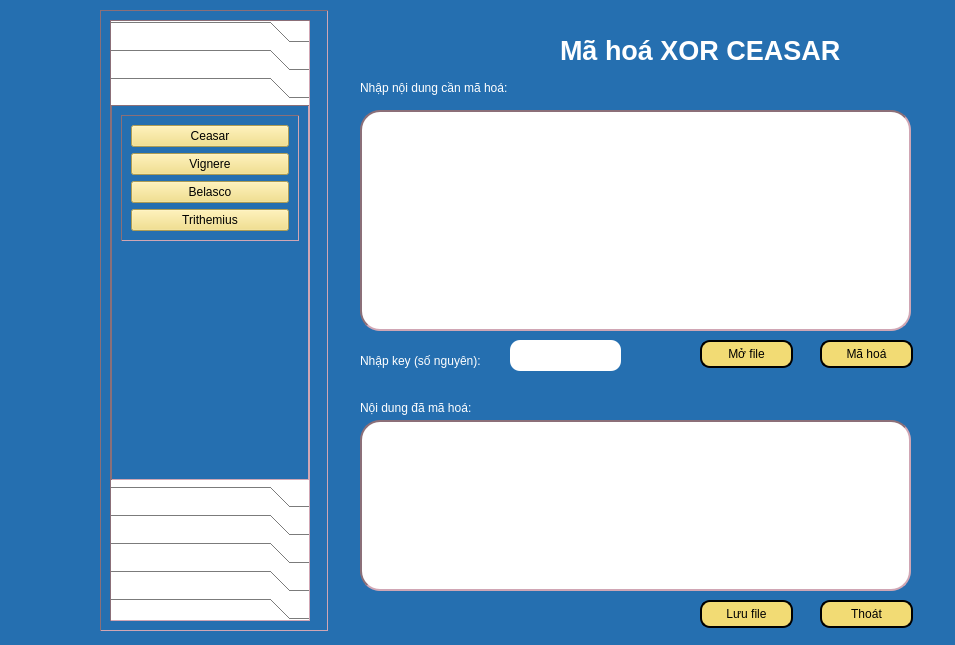
<?xml version="1.0" encoding="UTF-8"?>
<ui version="4.0">
 <class>Dialog</class>
 <widget class="QDialog" name="Dialog">
  <property name="geometry">
   <rect>
    <x>0</x>
    <y>0</y>
    <width>955</width>
    <height>645</height>
   </rect>
  </property>
  <property name="windowTitle">
   <string>Dialog</string>
  </property>
  <property name="styleSheet">
   <string notr="true">background-color:rgb(37, 111, 176);
color:white;</string>
  </property>
  <widget class="QPushButton" name="btnSaveFile">
   <property name="geometry">
    <rect>
     <x>700</x>
     <y>600</y>
     <width>93</width>
     <height>28</height>
    </rect>
   </property>
   <property name="styleSheet">
    <string notr="true">background-color: rgb(242, 219, 116);
border-radius: 10px;
border: 2px solid black;
color:black;</string>
   </property>
   <property name="text">
    <string>Lưu file</string>
   </property>
   <property name="icon">
    <iconset>
     <normaloff>../Icon/icons8-save-file-64.png</normaloff>../Icon/icons8-save-file-64.png</iconset>
   </property>
  </widget>
  <widget class="QLabel" name="label_4">
   <property name="geometry">
    <rect>
     <x>360</x>
     <y>400</y>
     <width>181</width>
     <height>16</height>
    </rect>
   </property>
   <property name="text">
    <string>Nội dung đã mã hoá:</string>
   </property>
  </widget>
  <widget class="QPushButton" name="btnOpenFile">
   <property name="geometry">
    <rect>
     <x>700</x>
     <y>340</y>
     <width>93</width>
     <height>28</height>
    </rect>
   </property>
   <property name="styleSheet">
    <string notr="true">background-color: rgb(242, 219, 116);
border-radius: 10px;
border: 2px solid black;
color:black;</string>
   </property>
   <property name="text">
    <string>Mở file</string>
   </property>
   <property name="icon">
    <iconset>
     <normaloff>../Icon/icons8-open-file-40.png</normaloff>../Icon/icons8-open-file-40.png</iconset>
   </property>
  </widget>
  <widget class="QLabel" name="label_2">
   <property name="geometry">
    <rect>
     <x>360</x>
     <y>80</y>
     <width>181</width>
     <height>16</height>
    </rect>
   </property>
   <property name="text">
    <string>Nhập nội dung cần mã hoá:</string>
   </property>
  </widget>
  <widget class="QLabel" name="label_3">
   <property name="geometry">
    <rect>
     <x>360</x>
     <y>350</y>
     <width>131</width>
     <height>21</height>
    </rect>
   </property>
   <property name="text">
    <string>Nhập key (số nguyên):</string>
   </property>
  </widget>
  <widget class="QTextEdit" name="txtKey">
   <property name="geometry">
    <rect>
     <x>510</x>
     <y>340</y>
     <width>111</width>
     <height>31</height>
    </rect>
   </property>
   <property name="styleSheet">
    <string notr="true">background-color:white;
color:black;
border-radius:10px;</string>
   </property>
  </widget>
  <widget class="QPushButton" name="btnMaHoa">
   <property name="geometry">
    <rect>
     <x>820</x>
     <y>340</y>
     <width>93</width>
     <height>28</height>
    </rect>
   </property>
   <property name="styleSheet">
    <string notr="true">background-color: rgb(242, 219, 116);
border-radius: 10px;
border: 2px solid black;
color:black;</string>
   </property>
   <property name="text">
    <string>Mã hoá</string>
   </property>
   <property name="icon">
    <iconset>
     <normaloff>../Icon/icons8-encode-32.png</normaloff>../Icon/icons8-encode-32.png</iconset>
   </property>
  </widget>
  <widget class="QLabel" name="label">
   <property name="geometry">
    <rect>
     <x>560</x>
     <y>10</y>
     <width>371</width>
     <height>81</height>
    </rect>
   </property>
   <property name="font">
    <font>
     <pointsize>20</pointsize>
     <weight>75</weight>
     <bold>true</bold>
    </font>
   </property>
   <property name="text">
    <string>Mã hoá XOR CEASAR</string>
   </property>
  </widget>
  <widget class="QTextEdit" name="txtCiphertext">
   <property name="geometry">
    <rect>
     <x>360</x>
     <y>420</y>
     <width>551</width>
     <height>171</height>
    </rect>
   </property>
   <property name="styleSheet">
    <string notr="true">background-color: white;
border: 2px inset #8b6f78;
border-radius:20px;
color:black;</string>
   </property>
  </widget>
  <widget class="QTextEdit" name="txtPlaintext">
   <property name="geometry">
    <rect>
     <x>360</x>
     <y>110</y>
     <width>551</width>
     <height>221</height>
    </rect>
   </property>
   <property name="styleSheet">
    <string notr="true">background-color: white;
border: 2px inset #8b6f78;
border-radius:20px;
color:black;</string>
   </property>
  </widget>
  <widget class="QPushButton" name="btnClose">
   <property name="geometry">
    <rect>
     <x>820</x>
     <y>600</y>
     <width>93</width>
     <height>28</height>
    </rect>
   </property>
   <property name="styleSheet">
    <string notr="true">background-color: rgb(242, 219, 116);
border-radius: 10px;
border: 2px solid black;
color:black;</string>
   </property>
   <property name="text">
    <string>Thoát</string>
   </property>
   <property name="icon">
    <iconset>
     <normaloff>../Icon/icons8-exit-50.png</normaloff>../Icon/icons8-exit-50.png</iconset>
   </property>
  </widget>
  <widget class="QFrame" name="frame">
   <property name="geometry">
    <rect>
     <x>100</x>
     <y>10</y>
     <width>228</width>
     <height>621</height>
    </rect>
   </property>
   <property name="styleSheet">
    <string notr="true">QFrame {
  border-width: 1px;
  border: 1px inset #8b6f78;
}</string>
   </property>
   <property name="frameShape">
    <enum>QFrame::StyledPanel</enum>
   </property>
   <property name="frameShadow">
    <enum>QFrame::Raised</enum>
   </property>
   <layout class="QVBoxLayout" name="verticalLayout_8">
    <item>
     <widget class="QToolBox" name="toolBox">
      <property name="enabled">
       <bool>true</bool>
      </property>
      <property name="sizePolicy">
       <sizepolicy hsizetype="Preferred" vsizetype="Preferred">
        <horstretch>0</horstretch>
        <verstretch>0</verstretch>
       </sizepolicy>
      </property>
      <property name="maximumSize">
       <size>
        <width>200</width>
        <height>16777215</height>
       </size>
      </property>
      <property name="layoutDirection">
       <enum>Qt::LeftToRight</enum>
      </property>
      <property name="styleSheet">
       <string notr="true">QPushButton {
  background-color: #FFC4D0;
}
QToolBox {
 background-color: #FFFFFF;;
  color: #EEEEEE;
}</string>
      </property>
      <property name="currentIndex">
       <number>2</number>
      </property>
      <widget class="QWidget" name="page">
       <property name="geometry">
        <rect>
         <x>0</x>
         <y>0</y>
         <width>119</width>
         <height>74</height>
        </rect>
       </property>
       <attribute name="label">
        <string>Mã hóa chuyển vị</string>
       </attribute>
       <layout class="QVBoxLayout" name="verticalLayout_3">
        <item alignment="Qt::AlignTop">
         <widget class="QFrame" name="frame_6">
          <property name="frameShape">
           <enum>QFrame::StyledPanel</enum>
          </property>
          <property name="frameShadow">
           <enum>QFrame::Raised</enum>
          </property>
          <layout class="QVBoxLayout" name="verticalLayout_5">
           <property name="leftMargin">
            <number>11</number>
           </property>
           <property name="topMargin">
            <number>11</number>
           </property>
           <property name="rightMargin">
            <number>11</number>
           </property>
           <property name="bottomMargin">
            <number>11</number>
           </property>
           <item>
            <widget class="QPushButton" name="actionHai_dong_MaHoa">
             <property name="styleSheet">
              <string notr="true">background-color: rgb(242, 219, 116);
color:black;</string>
             </property>
             <property name="text">
              <string>Chuyển vị hai dòng</string>
             </property>
            </widget>
           </item>
           <item>
            <widget class="QPushButton" name="actionNhieu_dong_MaHoa">
             <property name="styleSheet">
              <string notr="true">background-color: rgb(242, 219, 116);
color:black;</string>
             </property>
             <property name="text">
              <string>Chuyển vị nhiều dòng</string>
             </property>
            </widget>
           </item>
          </layout>
         </widget>
        </item>
       </layout>
      </widget>
      <widget class="QWidget" name="page_2">
       <property name="geometry">
        <rect>
         <x>0</x>
         <y>0</y>
         <width>98</width>
         <height>106</height>
        </rect>
       </property>
       <attribute name="label">
        <string>Mã hóa thay thế</string>
       </attribute>
       <layout class="QVBoxLayout" name="verticalLayout_4">
        <item alignment="Qt::AlignTop">
         <widget class="QFrame" name="frame_10">
          <property name="frameShape">
           <enum>QFrame::StyledPanel</enum>
          </property>
          <property name="frameShadow">
           <enum>QFrame::Raised</enum>
          </property>
          <layout class="QVBoxLayout" name="verticalLayout_6">
           <item>
            <widget class="QPushButton" name="actionCeasar_MaHoa">
             <property name="styleSheet">
              <string notr="true">background-color: rgb(242, 219, 116);
color:black;</string>
             </property>
             <property name="text">
              <string>Ceasar</string>
             </property>
            </widget>
           </item>
           <item>
            <widget class="QPushButton" name="actionVignere_MaHoa">
             <property name="styleSheet">
              <string notr="true">background-color: rgb(242, 219, 116);
color:black;</string>
             </property>
             <property name="text">
              <string>Vignere</string>
             </property>
            </widget>
           </item>
           <item>
            <widget class="QPushButton" name="actionBelasco_MaHoa">
             <property name="styleSheet">
              <string notr="true">background-color: rgb(242, 219, 116);
color:black;</string>
             </property>
             <property name="text">
              <string>Belasco</string>
             </property>
            </widget>
           </item>
           <item>
            <widget class="QPushButton" name="actionTrithemius_MaHoa">
             <property name="styleSheet">
              <string notr="true">background-color: rgb(242, 219, 116);
color:black;</string>
             </property>
             <property name="text">
              <string>Trithemius</string>
             </property>
            </widget>
           </item>
          </layout>
         </widget>
        </item>
       </layout>
      </widget>
      <widget class="QWidget" name="page_3">
       <property name="geometry">
        <rect>
         <x>0</x>
         <y>0</y>
         <width>196</width>
         <height>427</height>
        </rect>
       </property>
       <attribute name="label">
        <string>Mã hóa XOR</string>
       </attribute>
       <layout class="QVBoxLayout" name="verticalLayout_7">
        <item alignment="Qt::AlignTop">
         <widget class="QFrame" name="frame_11">
          <property name="frameShape">
           <enum>QFrame::StyledPanel</enum>
          </property>
          <property name="frameShadow">
           <enum>QFrame::Raised</enum>
          </property>
          <layout class="QVBoxLayout" name="verticalLayout_9">
           <item>
            <widget class="QPushButton" name="actionXORCeasar_MaHoa">
             <property name="styleSheet">
              <string notr="true">background-color: rgb(242, 219, 116);
color:black;</string>
             </property>
             <property name="text">
              <string>Ceasar</string>
             </property>
            </widget>
           </item>
           <item>
            <widget class="QPushButton" name="actionXORVignere_MaHoa">
             <property name="styleSheet">
              <string notr="true">background-color: rgb(242, 219, 116);
color:black;</string>
             </property>
             <property name="text">
              <string>Vignere</string>
             </property>
            </widget>
           </item>
           <item>
            <widget class="QPushButton" name="actionXORBelasco_MaHoa">
             <property name="styleSheet">
              <string notr="true">background-color: rgb(242, 219, 116);
color:black;</string>
             </property>
             <property name="text">
              <string>Belasco</string>
             </property>
            </widget>
           </item>
           <item>
            <widget class="QPushButton" name="actionXORTrithemius_MaHoa">
             <property name="styleSheet">
              <string notr="true">background-color: rgb(242, 219, 116);
color:black;</string>
             </property>
             <property name="text">
              <string>Trithemius</string>
             </property>
            </widget>
           </item>
          </layout>
         </widget>
        </item>
       </layout>
      </widget>
      <widget class="QWidget" name="page_4">
       <property name="geometry">
        <rect>
         <x>0</x>
         <y>0</y>
         <width>98</width>
         <height>85</height>
        </rect>
       </property>
       <attribute name="label">
        <string>Mã hóa hiện đại</string>
       </attribute>
       <layout class="QVBoxLayout" name="verticalLayout_11">
        <item alignment="Qt::AlignTop">
         <widget class="QFrame" name="frame_12">
          <property name="frameShape">
           <enum>QFrame::StyledPanel</enum>
          </property>
          <property name="frameShadow">
           <enum>QFrame::Raised</enum>
          </property>
          <layout class="QVBoxLayout" name="verticalLayout_10">
           <item>
            <widget class="QPushButton" name="actionDES_MaHoa">
             <property name="styleSheet">
              <string notr="true">background-color: rgb(242, 219, 116);
color:black;</string>
             </property>
             <property name="text">
              <string>SDES</string>
             </property>
            </widget>
           </item>
           <item>
            <widget class="QPushButton" name="actionAES_MaHoa">
             <property name="styleSheet">
              <string notr="true">background-color: rgb(242, 219, 116);
color:black;</string>
             </property>
             <property name="text">
              <string>AES</string>
             </property>
            </widget>
           </item>
           <item>
            <widget class="QPushButton" name="actionRSA_MaHoa">
             <property name="styleSheet">
              <string notr="true">background-color: rgb(242, 219, 116);
color:black;</string>
             </property>
             <property name="text">
              <string>RSA</string>
             </property>
            </widget>
           </item>
          </layout>
         </widget>
        </item>
       </layout>
      </widget>
      <widget class="QWidget" name="page_5">
       <property name="geometry">
        <rect>
         <x>0</x>
         <y>0</y>
         <width>119</width>
         <height>74</height>
        </rect>
       </property>
       <attribute name="label">
        <string>Giải mã chuyển vị</string>
       </attribute>
       <layout class="QVBoxLayout" name="verticalLayout_18">
        <item alignment="Qt::AlignTop">
         <widget class="QFrame" name="frame_13">
          <property name="frameShape">
           <enum>QFrame::StyledPanel</enum>
          </property>
          <property name="frameShadow">
           <enum>QFrame::Raised</enum>
          </property>
          <layout class="QVBoxLayout" name="verticalLayout_19">
           <property name="leftMargin">
            <number>11</number>
           </property>
           <property name="topMargin">
            <number>11</number>
           </property>
           <property name="rightMargin">
            <number>11</number>
           </property>
           <property name="bottomMargin">
            <number>11</number>
           </property>
           <item>
            <widget class="QPushButton" name="actionHai_dong_GiaiMa">
             <property name="styleSheet">
              <string notr="true">background-color: rgb(242, 219, 116);
color:black;</string>
             </property>
             <property name="text">
              <string>Chuyển vị 2 dòng</string>
             </property>
            </widget>
           </item>
           <item>
            <widget class="QPushButton" name="actionNhieu_dong_GiaiMa">
             <property name="styleSheet">
              <string notr="true">background-color: rgb(242, 219, 116);
color:black;</string>
             </property>
             <property name="text">
              <string>Chuyển vị nhiều dòng</string>
             </property>
            </widget>
           </item>
          </layout>
         </widget>
        </item>
       </layout>
      </widget>
      <widget class="QWidget" name="page_6">
       <property name="geometry">
        <rect>
         <x>0</x>
         <y>0</y>
         <width>98</width>
         <height>116</height>
        </rect>
       </property>
       <attribute name="label">
        <string>Giải mã thay thế</string>
       </attribute>
       <layout class="QVBoxLayout" name="verticalLayout_20">
        <item alignment="Qt::AlignTop">
         <widget class="QFrame" name="frame_18">
          <property name="frameShape">
           <enum>QFrame::StyledPanel</enum>
          </property>
          <property name="frameShadow">
           <enum>QFrame::Raised</enum>
          </property>
          <layout class="QVBoxLayout" name="verticalLayout_21">
           <property name="leftMargin">
            <number>11</number>
           </property>
           <property name="topMargin">
            <number>11</number>
           </property>
           <property name="rightMargin">
            <number>11</number>
           </property>
           <property name="bottomMargin">
            <number>11</number>
           </property>
           <item>
            <widget class="QPushButton" name="actionCeasar_GiaiMa">
             <property name="styleSheet">
              <string notr="true">background-color: rgb(242, 219, 116);
color:black;</string>
             </property>
             <property name="text">
              <string>Ceasar</string>
             </property>
            </widget>
           </item>
           <item>
            <widget class="QPushButton" name="actionVignere_GiaiMa">
             <property name="styleSheet">
              <string notr="true">background-color: rgb(242, 219, 116);
color:black;</string>
             </property>
             <property name="text">
              <string>Vignere</string>
             </property>
            </widget>
           </item>
           <item>
            <widget class="QPushButton" name="actionBelasco_GiaiMa">
             <property name="styleSheet">
              <string notr="true">background-color: rgb(242, 219, 116);
color:black;</string>
             </property>
             <property name="text">
              <string>Belasco</string>
             </property>
            </widget>
           </item>
           <item>
            <widget class="QPushButton" name="actionTrithemius_GiaiMa">
             <property name="styleSheet">
              <string notr="true">background-color: rgb(242, 219, 116);
color:black;</string>
             </property>
             <property name="text">
              <string>Trithemius</string>
             </property>
            </widget>
           </item>
          </layout>
         </widget>
        </item>
       </layout>
      </widget>
      <widget class="QWidget" name="page_7">
       <property name="geometry">
        <rect>
         <x>0</x>
         <y>0</y>
         <width>98</width>
         <height>116</height>
        </rect>
       </property>
       <attribute name="label">
        <string>Giải mã XOR</string>
       </attribute>
       <layout class="QVBoxLayout" name="verticalLayout_22">
        <item alignment="Qt::AlignTop">
         <widget class="QFrame" name="frame_19">
          <property name="frameShape">
           <enum>QFrame::StyledPanel</enum>
          </property>
          <property name="frameShadow">
           <enum>QFrame::Raised</enum>
          </property>
          <layout class="QVBoxLayout" name="verticalLayout_23">
           <property name="leftMargin">
            <number>11</number>
           </property>
           <property name="topMargin">
            <number>11</number>
           </property>
           <property name="rightMargin">
            <number>11</number>
           </property>
           <property name="bottomMargin">
            <number>11</number>
           </property>
           <item>
            <widget class="QPushButton" name="actionXORCeasar_GiaiMa">
             <property name="styleSheet">
              <string notr="true">background-color: rgb(242, 219, 116);
color:black;</string>
             </property>
             <property name="text">
              <string>Ceasar</string>
             </property>
            </widget>
           </item>
           <item>
            <widget class="QPushButton" name="actionXORVignere_GiaiMa">
             <property name="styleSheet">
              <string notr="true">background-color: rgb(242, 219, 116);
color:black;</string>
             </property>
             <property name="text">
              <string>Vignere</string>
             </property>
            </widget>
           </item>
           <item>
            <widget class="QPushButton" name="actionXORBelasco_GiaiMa">
             <property name="styleSheet">
              <string notr="true">background-color: rgb(242, 219, 116);
color:black;</string>
             </property>
             <property name="text">
              <string>Belasco</string>
             </property>
            </widget>
           </item>
           <item>
            <widget class="QPushButton" name="actionXORTrithemius_GiaiMa">
             <property name="styleSheet">
              <string notr="true">background-color: rgb(242, 219, 116);
color:black;</string>
             </property>
             <property name="text">
              <string>Trithemius</string>
             </property>
            </widget>
           </item>
          </layout>
         </widget>
        </item>
       </layout>
      </widget>
      <widget class="QWidget" name="page_8">
       <property name="geometry">
        <rect>
         <x>0</x>
         <y>0</y>
         <width>98</width>
         <height>85</height>
        </rect>
       </property>
       <attribute name="label">
        <string>Giải mã hiện đại</string>
       </attribute>
       <layout class="QVBoxLayout" name="verticalLayout_24">
        <item alignment="Qt::AlignTop">
         <widget class="QFrame" name="frame_20">
          <property name="frameShape">
           <enum>QFrame::StyledPanel</enum>
          </property>
          <property name="frameShadow">
           <enum>QFrame::Raised</enum>
          </property>
          <layout class="QVBoxLayout" name="verticalLayout_25">
           <item>
            <widget class="QPushButton" name="actionDES_GiaiMa">
             <property name="styleSheet">
              <string notr="true">background-color: rgb(242, 219, 116);
color:black;</string>
             </property>
             <property name="text">
              <string>SDES</string>
             </property>
            </widget>
           </item>
           <item>
            <widget class="QPushButton" name="actionAES_GiaiMa">
             <property name="styleSheet">
              <string notr="true">background-color: rgb(242, 219, 116);
color:black;</string>
             </property>
             <property name="text">
              <string>AES</string>
             </property>
            </widget>
           </item>
           <item>
            <widget class="QPushButton" name="actionRSA_GiaiMa">
             <property name="styleSheet">
              <string notr="true">background-color: rgb(242, 219, 116);
color:black;</string>
             </property>
             <property name="text">
              <string>RSA</string>
             </property>
            </widget>
           </item>
          </layout>
         </widget>
        </item>
       </layout>
      </widget>
     </widget>
    </item>
   </layout>
  </widget>
 </widget>
 <resources/>
 <connections/>
</ui>
